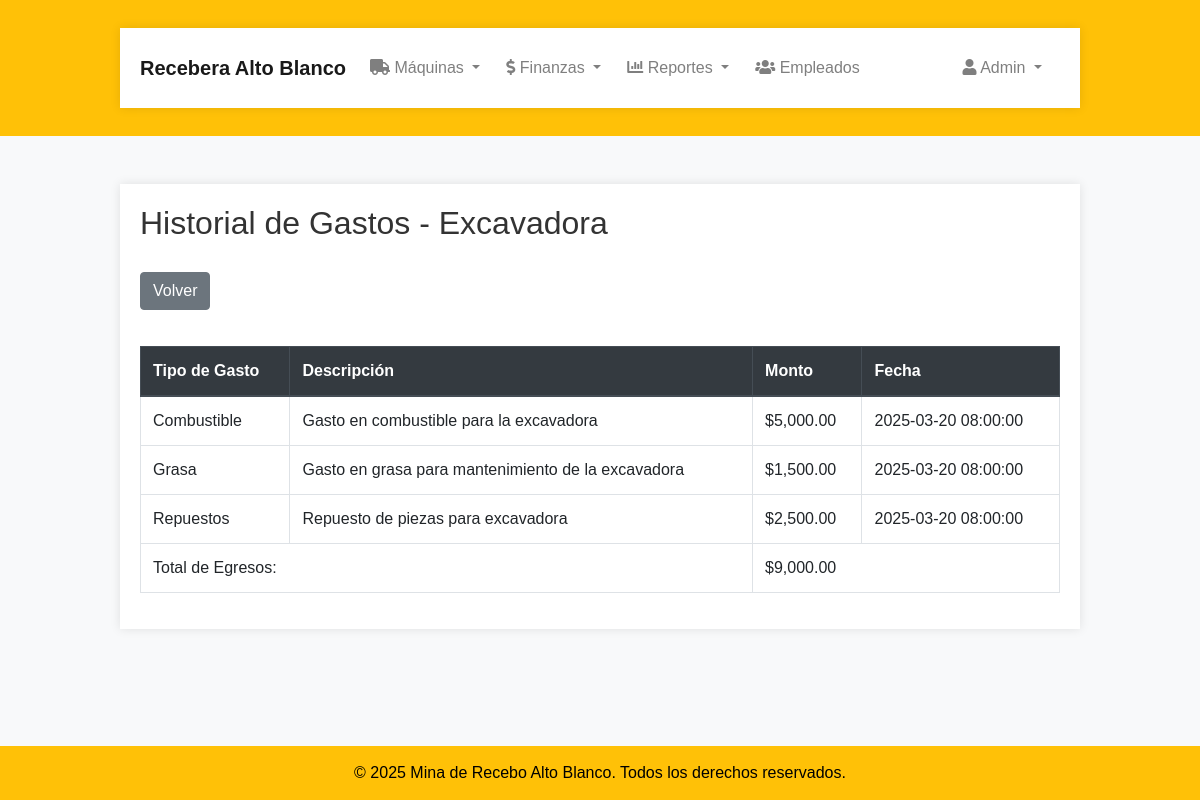
Screenshot of /historial_gastos.php?id=1 (signed in) with the database file from the repository.
### tables this page shows
CREATE TABLE `maquinas` (
  `id` int(11) NOT NULL,
  `nombre` varchar(100) NOT NULL,
  `descripcion` text NOT NULL,
  `horas_trabajadas` time DEFAULT '00:00:00'
);

CREATE TABLE `gasto_maquina` (
  `id` int(11) NOT NULL,
  `id_maquina` int(11) NOT NULL,
  `tipo_gasto` enum('Combustible','Grasa','Repuestos') NOT NULL,
  `monto` decimal(10,2) NOT NULL,
  `descripcion` text DEFAULT NULL,
  `fecha` timestamp NOT NULL DEFAULT current_timestamp()
);

### historial_gastos.php (the view, shortened to what this page needs)
<?php
$config = include 'config.php';
try {
    $conexion = new PDO(
        'mysql:host=' . $config['db']['host'] . ';dbname=' . $config['db']['dbname'],
        $config['db']['user'],
        $config['db']['pass'],
        $config['db']['options']
    );
    $stmt = $conexion->prepare("SELECT nombre FROM maquinas WHERE id = ?");
    $stmt->execute([$_GET['id']]);
    $maquina = $stmt->fetch();
    $stmt = $conexion->prepare("
        SELECT tipo_gasto, descripcion, monto, fecha
        FROM gasto_maquina
        WHERE id_maquina = ?
        ORDER BY fecha DESC
    ");
    $stmt->execute([$_GET['id']]);
    $gastos = $stmt->fetchAll();
    $stmt = $conexion->prepare("
        SELECT COALESCE(SUM(monto), 0) AS total_egreso
        FROM gasto_maquina
        WHERE id_maquina = ?
    ");
    $stmt->execute([$_GET['id']]);
    $totalEgreso = $stmt->fetchColumn();
} catch (PDOException $error) {
    echo "Error: " . $error->getMessage();
}
?>
<?php include 'templates/header.php'; ?>
<div class="container mt-5">
    <h2>Historial de Gastos - <?php echo htmlspecialchars($maquina['nombre']); ?></h2>
    <a href="gastos_maquinas.php" class="btn btn-secondary mb-3">Volver</a>
    <table class="table table-bordered">
        <thead class="thead-dark">
            <tr>
                <th>Tipo de Gasto</th>
                <th>Descripción</th>
                <th>Monto</th>
                <th>Fecha</th>
            </tr>
        </thead>
        <tbody>
            <?php if (count($gastos) > 0): ?>
                <?php foreach ($gastos as $gasto): ?>
                    <tr>
                        <td><?php echo ucfirst(htmlspecialchars($gasto['tipo_gasto'])); ?></td>
                        <td><?php echo htmlspecialchars($gasto['descripcion']); ?></td>
                        <td>$<?php echo number_format($gasto['monto'], 2); ?></td>
                        <td><?php echo htmlspecialchars($gasto['fecha']); ?></td>
                    </tr>
                <?php endforeach; ?>
                <tr>
                    <td colspan="2" class="text-end fw-bold">Total de Egresos:</td>
                    <td colspan="2" class="fw-bold">$<?php echo number_format($totalEgreso, 2); ?></td>
                </tr>
            <?php else: ?>
                <tr>
                    <td colspan="4" class="text-center">No hay gastos registrados.</td>
                </tr>
            <?php endif; ?>
        </tbody>
    </table>
</div>
<?php include 'templates/footer.php'; ?>

### css/style.css (style rules this page uses)
body { font-family: Arial, sans-serif; background-color: #f8f9fa; margin: 0; padding: 0; }
.container { margin: 20px auto; max-width: 960px; padding: 20px; background: #fff; box-shadow: 0 0 10px rgba(0,0,0,0.1); }
h2 { margin-bottom: 20px; color: #333; }
.btn { margin-top: 10px; }
.table { margin-top: 20px; }

### templates/footer.php (style rules this page uses)
html, body { height: 100%; margin: 0; display: flex; flex-direction: column; }

### rows the page displays
maquinas: nombre "Excavadora"
gasto_maquina: tipo_gasto "Combustible", descripcion "Gasto en combustible para la excavadora", monto "5,000.00", fecha "2025-03-20 08:00:00"
gasto_maquina: tipo_gasto "Grasa", descripcion "Gasto en grasa para mantenimiento de la excavadora", monto "1,500.00", fecha "2025-03-20 08:00:00"
gasto_maquina: tipo_gasto "Repuestos", descripcion "Repuesto de piezas para excavadora", monto "2,500.00", fecha "2025-03-20 08:00:00"

### other values shown
$_SESSION['nombre'] "Admin"
$totalEgreso "9,000.00"
